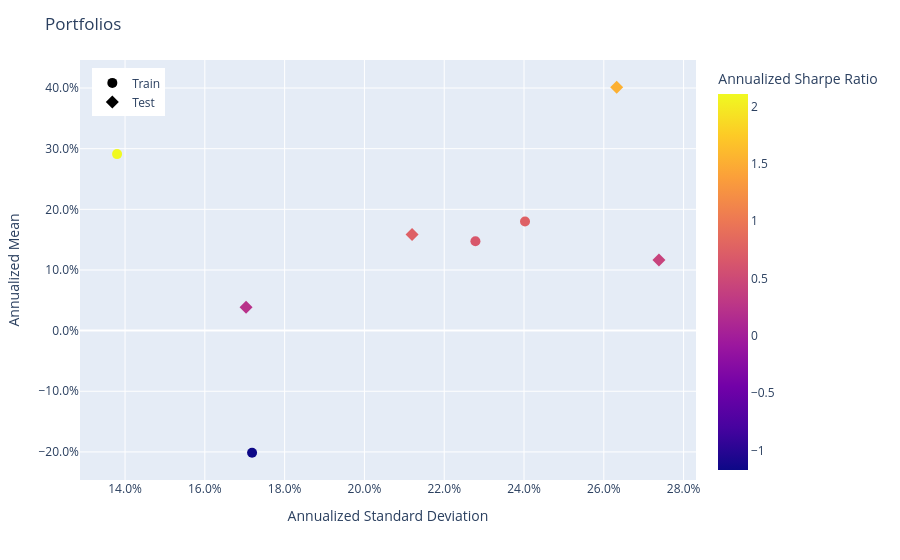

Notebook code for this chart:
### Markdown cell above
#### Train vs Test

### Code cell
train_population = Population([result['train'] for result in fold_real])
test_population = Population([result['test'] for result in fold_real])
train_population.set_portfolio_params(tag="Train")
test_population.set_portfolio_params(tag="Test")
population = train_population + test_population
population.plot_measures(
    x=RiskMeasure.ANNUALIZED_STANDARD_DEVIATION,
    y=PerfMeasure.ANNUALIZED_MEAN,
    color_scale=RatioMeasure.ANNUALIZED_SHARPE_RATIO,
    hover_measures=[RiskMeasure.MAX_DRAWDOWN, RatioMeasure.ANNUALIZED_SORTINO_RATIO],
)

### Figure 1 — Plotly figure (JSON) as saved in the notebook; plotly's stock layout.template omitted (floating-point values rounded to 4 significant figures)
{"data": [{"customdata": [["Train", 0.2941, -1.667, -1.172], ["Train", 0.09331, 1.08, 0.749], ["Train", 0.1239, 0.8862, 0.6474], ["Train", 0.07446, 3.021, 2.109]], "hovertemplate": "<b>%{hovertext}</b><br><br>tag=%{customdata[0]}<br>Annualized Standard Deviation=%{x:.3f}<br>Annualized Mean=%{y:.3f}<br>MAX Drawdown=%{customdata[1]:.3f}<br>Annualized Sortino Ratio=%{customdata[2]:.3f}<br>Annualized Sharpe Ratio=%{marker.color:.3f}<extra></extra>", "hovertext": ["Fold0", "Fold1", "Fold2", "Fold3"], "legendgroup": "Train", "marker": {"color": [-1.172, 0.749, 0.6474, 2.109], "coloraxis": "coloraxis", "size": 10, "symbol": "circle"}, "mode": "markers", "name": "Train", "orientation": "v", "showlegend": true, "type": "scatter", "x": [0.1718, 0.2403, 0.2278, 0.138], "xaxis": "x", "y": [-0.2014, 0.18, 0.1475, 0.291], "yaxis": "y"}, {"customdata": [["Test", 0.1956, 0.3349, 0.2259], ["Test", 0.12, 1.098, 0.7472], ["Test", 0.1669, 2.158, 1.524], ["Test", 0.3199, 0.5678, 0.4257]], "hovertemplate": "<b>%{hovertext}</b><br><br>tag=%{customdata[0]}<br>Annualized Standard Deviation=%{x:.3f}<br>Annualized Mean=%{y:.3f}<br>MAX Drawdown=%{customdata[1]:.3f}<br>Annualized Sortino Ratio=%{customdata[2]:.3f}<br>Annualized Sharpe Ratio=%{marker.color:.3f}<extra></extra>", "hovertext": ["Fold0", "Fold1", "Fold2", "Fold3"], "legendgroup": "Test", "marker": {"color": [0.2259, 0.7472, 1.524, 0.4257], "coloraxis": "coloraxis", "size": 10, "symbol": "diamond"}, "mode": "markers", "name": "Test", "orientation": "v", "showlegend": true, "type": "scatter", "x": [0.1703, 0.2119, 0.2632, 0.2738], "xaxis": "x", "y": [0.03849, 0.1584, 0.4013, 0.1166], "yaxis": "y"}], "layout": {"coloraxis": {"colorbar": {"title": {"text": "Annualized Sharpe Ratio"}}, "colorscale": [[0, "#0d0887"], [0.1111, "#46039f"], [0.2222, "#7201a8"], [0.3333, "#9c179e"], [0.4444, "#bd3786"], [0.5556, "#d8576b"], [0.6667, "#ed7953"], [0.7778, "#fb9f3a"], [0.8889, "#fdca26"], [1, "#f0f921"]]}, "legend": {"title": {}, "tracegroupgap": 0, "x": 0.02, "xanchor": "left", "y": 0.98, "yanchor": "top"}, "margin": {"t": 60}, "title": {"text": "Portfolios"}, "xaxis": {"anchor": "y", "domain": [0, 1], "tickformat": ",.1%", "title": {"text": "Annualized Standard Deviation"}}, "yaxis": {"anchor": "x", "domain": [0, 1], "tickformat": ",.1%", "title": {"text": "Annualized Mean"}}}}
